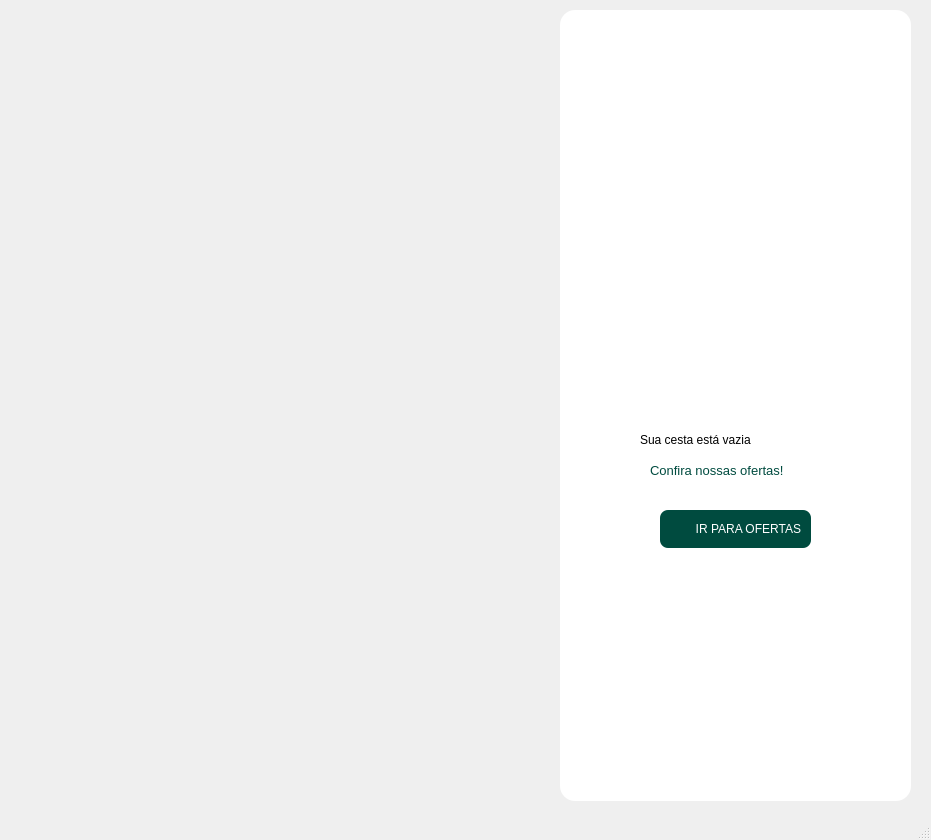
<?xml version="1.0" encoding="UTF-8"?>
<ui version="4.0">
 <class>MainWindow</class>
 <widget class="QMainWindow" name="MainWindow">
  <property name="geometry">
   <rect>
    <x>0</x>
    <y>0</y>
    <width>931</width>
    <height>840</height>
   </rect>
  </property>
  <property name="windowTitle">
   <string>MainWindow</string>
  </property>
  <widget class="QWidget" name="centralwidget">
   <widget class="QFrame" name="frame_8">
    <property name="geometry">
     <rect>
      <x>560</x>
      <y>10</y>
      <width>351</width>
      <height>791</height>
     </rect>
    </property>
    <property name="styleSheet">
     <string notr="true">background-color: rgb(255, 255, 255);

border-radius: 15px;</string>
    </property>
    <property name="frameShape">
     <enum>QFrame::StyledPanel</enum>
    </property>
    <property name="frameShadow">
     <enum>QFrame::Raised</enum>
    </property>
    <widget class="QLabel" name="label">
     <property name="geometry">
      <rect>
       <x>90</x>
       <y>240</y>
       <width>181</width>
       <height>181</height>
      </rect>
     </property>
     <property name="styleSheet">
      <string notr="true">image: url(:/images/images/compras.png);</string>
     </property>
     <property name="text">
      <string/>
     </property>
    </widget>
    <widget class="QLabel" name="label_3">
     <property name="geometry">
      <rect>
       <x>80</x>
       <y>410</y>
       <width>241</width>
       <height>41</height>
      </rect>
     </property>
     <property name="styleSheet">
      <string notr="true">font: 75 13pt &quot;MS Shell Dlg 2&quot;;</string>
     </property>
     <property name="text">
      <string>&lt;html&gt;&lt;head/&gt;&lt;body&gt;&lt;p&gt;&lt;span style=&quot; font-weight:400; color:#000000;&quot;&gt;Sua cesta está vazia&lt;/span&gt;&lt;/p&gt;&lt;/body&gt;&lt;/html&gt;</string>
     </property>
    </widget>
    <widget class="QLabel" name="label_2">
     <property name="geometry">
      <rect>
       <x>90</x>
       <y>450</y>
       <width>181</width>
       <height>21</height>
      </rect>
     </property>
     <property name="font">
      <font>
       <family>MS Shell Dlg 2</family>
       <pointsize>10</pointsize>
       <weight>50</weight>
       <italic>false</italic>
       <bold>false</bold>
      </font>
     </property>
     <property name="styleSheet">
      <string notr="true">font: 10pt &quot;MS Shell Dlg 2&quot;;</string>
     </property>
     <property name="text">
      <string>&lt;html&gt;&lt;head/&gt;&lt;body&gt;&lt;p&gt;&lt;span style=&quot; color:#004b3f;&quot;&gt;Confira nossas ofertas!&lt;/span&gt;&lt;/p&gt;&lt;/body&gt;&lt;/html&gt;</string>
     </property>
    </widget>
    <widget class="QPushButton" name="botaoIrparaOfertas">
     <property name="geometry">
      <rect>
       <x>100</x>
       <y>500</y>
       <width>151</width>
       <height>38</height>
      </rect>
     </property>
     <property name="whatsThis">
      <string>&lt;html&gt;&lt;head/&gt;&lt;body&gt;&lt;p align=&quot;right&quot;&gt;&lt;br/&gt;&lt;/p&gt;&lt;/body&gt;&lt;/html&gt;</string>
     </property>
     <property name="styleSheet">
      <string notr="true">QPushButton {  
    background-color: rgb(0, 75, 63);
    font: 75 9pt &quot;MS Shell Dlg 2&quot;;
    color: rgb(255, 255, 255); /* Cor do texto */
    border-radius: 8px; /* Bordas arredondadas */
    padding: 10px; /* Padding interno (topo, direita, fundo, esquerda) */
  
	image-position:left;   
    text-align: right; /* Centraliza o texto */    
}

QPushButton:hover{
  background-color: #E5E5E5;
    font: 75 9pt &quot;MS Shell Dlg 2&quot;;
    color: rgb(255, 255, 255); /* Cor do texto */
    border-radius: 8px; /* Bordas arredondadas */
    padding: 10px; /* Padding interno (topo, direita, fundo, esquerda) */
    
	image-position:left;   
    text-align: right; /* Centraliza o texto */
border: 1px solid #CCCCCC;
box-shadow: 0px 4px 6px rgba(0, 0, 0, 0.1); /* Sombra leve */
}
QPushButton:pressed{
background-color: #E5E5E5;
    font: 75 9pt &quot;MS Shell Dlg 2&quot;;
    color: rgb(255, 255, 255); /* Cor do texto */
    border-radius: 8px; /* Bordas arredondadas */
    padding: 10px; /* Padding interno (topo, direita, fundo, esquerda) */
    
	image-position:left;   
    text-align: right; /* Centraliza o texto */
border: 1px solid #CCCCCC;
box-shadow: 0px 4px 6px rgba(0, 0, 0, 0.1); /* Sombra leve */
background-color: #D6D6D6; /* Fundo mais escuro */
    box-shadow: 0px 2px 3px rgba(0, 0, 0, 0.2); /* Menor sombra */
    transform: translateY(2px); /* Deslocamento para baixo */
    border: 1px solid #AAAAAA; /* Borda mais escura */
}


</string>
     </property>
     <property name="text">
      <string>IR PARA OFERTAS</string>
     </property>
    </widget>
   </widget>
  </widget>
  <widget class="QStatusBar" name="statusbar"/>
 </widget>
 <resources>
  <include location="images.qrc"/>
 </resources>
 <connections/>
</ui>
